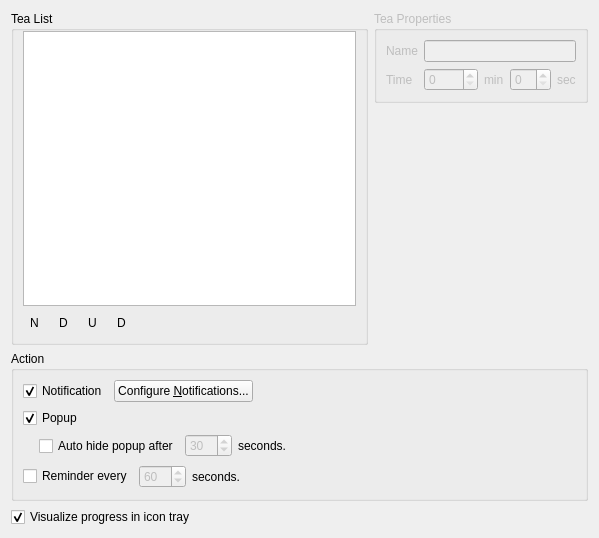
<ui version="4.0" >
 <author>Stefan Böhmann</author>
 <class>SettingsWidget</class>
 <widget class="QWidget" name="SettingsWidget" >
  <property name="geometry" >
   <rect>
    <x>0</x>
    <y>0</y>
    <width>599</width>
    <height>538</height>
   </rect>
  </property>
  <layout class="QGridLayout" >
   <item rowspan="2" row="0" column="0" >
    <widget class="KButtonGroup" name="kbuttongroup1" >
     <property name="title" >
      <string>Tea List</string>
     </property>
     <layout class="QVBoxLayout" >
      <property name="topMargin" >
       <number>0</number>
      </property>
      <item>
       <widget class="QTreeView" name="tealistTreeView" >
        <property name="rootIsDecorated" >
         <bool>false</bool>
        </property>
        <property name="itemsExpandable" >
         <bool>false</bool>
        </property>
       </widget>
      </item>
      <item>
       <layout class="QHBoxLayout" >
        <item>
         <widget class="QToolButton" name="newButton" >
          <property name="text" >
           <string>N</string>
          </property>
          <property name="icon" >
           <iconset/>
          </property>
          <property name="autoRaise" >
           <bool>true</bool>
          </property>
         </widget>
        </item>
        <item>
         <widget class="QToolButton" name="removeButton" >
          <property name="enabled" >
           <bool>true</bool>
          </property>
          <property name="text" >
           <string>D</string>
          </property>
          <property name="autoRaise" >
           <bool>true</bool>
          </property>
         </widget>
        </item>
        <item>
         <widget class="QToolButton" name="upButton" >
          <property name="enabled" >
           <bool>true</bool>
          </property>
          <property name="text" >
           <string>U</string>
          </property>
          <property name="autoRaise" >
           <bool>true</bool>
          </property>
         </widget>
        </item>
        <item>
         <widget class="QToolButton" name="downButton" >
          <property name="enabled" >
           <bool>true</bool>
          </property>
          <property name="autoFillBackground" >
           <bool>false</bool>
          </property>
          <property name="text" >
           <string>D</string>
          </property>
          <property name="icon" >
           <iconset/>
          </property>
          <property name="autoRaise" >
           <bool>true</bool>
          </property>
         </widget>
        </item>
        <item>
         <spacer>
          <property name="orientation" >
           <enum>Qt::Horizontal</enum>
          </property>
          <property name="sizeHint" >
           <size>
            <width>1</width>
            <height>20</height>
           </size>
          </property>
         </spacer>
        </item>
       </layout>
      </item>
     </layout>
    </widget>
   </item>
   <item row="0" column="1" >
    <widget class="QGroupBox" name="teaPropertiesGroup" >
     <property name="enabled" >
      <bool>false</bool>
     </property>
     <property name="title" >
      <string>Tea Properties</string>
     </property>
     <layout class="QGridLayout" >
      <item row="0" column="0" >
       <widget class="QLabel" name="label" >
        <property name="text" >
         <string>Name</string>
        </property>
       </widget>
      </item>
      <item row="0" column="1" colspan="4" >
       <widget class="QLineEdit" name="teaNameEdit" >
        <property name="enabled" >
         <bool>false</bool>
        </property>
       </widget>
      </item>
      <item row="1" column="0" >
       <widget class="QLabel" name="label_7" >
        <property name="text" >
         <string>Time</string>
        </property>
       </widget>
      </item>
      <item row="1" column="1" >
       <widget class="QSpinBox" name="minutesSpin" >
        <property name="enabled" >
         <bool>false</bool>
        </property>
        <property name="maximum" >
         <number>1440</number>
        </property>
       </widget>
      </item>
      <item row="1" column="2" >
       <widget class="QLabel" name="label_3" >
        <property name="text" >
         <string>min</string>
        </property>
       </widget>
      </item>
      <item row="1" column="3" >
       <widget class="QSpinBox" name="secondsSpin" >
        <property name="enabled" >
         <bool>false</bool>
        </property>
        <property name="maximum" >
         <number>59</number>
        </property>
       </widget>
      </item>
      <item row="1" column="4" >
       <widget class="QLabel" name="label_4" >
        <property name="text" >
         <string>sec</string>
        </property>
       </widget>
      </item>
     </layout>
    </widget>
   </item>
   <item row="1" column="1" >
    <spacer>
     <property name="orientation" >
      <enum>Qt::Vertical</enum>
     </property>
     <property name="sizeHint" >
      <size>
       <width>21</width>
       <height>81</height>
      </size>
     </property>
    </spacer>
   </item>
   <item row="2" column="0" colspan="2" >
    <widget class="KButtonGroup" name="kbuttongroup2" >
     <property name="title" >
      <string>Action</string>
     </property>
     <layout class="QVBoxLayout" >
      <item>
       <layout class="QHBoxLayout" >
        <item>
         <widget class="QCheckBox" name="notificationCheckBox" >
          <property name="text" >
           <string>Notification</string>
          </property>
          <property name="checked" >
           <bool>true</bool>
          </property>
         </widget>
        </item>
        <item>
         <widget class="KPushButton" name="notificationButton" >
          <property name="enabled" >
           <bool>true</bool>
          </property>
          <property name="text" >
           <string>Configure &amp;Notifications...</string>
          </property>
          <property name="default" >
           <bool>false</bool>
          </property>
          <property name="flat" >
           <bool>false</bool>
          </property>
         </widget>
        </item>
        <item>
         <spacer>
          <property name="orientation" >
           <enum>Qt::Horizontal</enum>
          </property>
          <property name="sizeHint" >
           <size>
            <width>1</width>
            <height>20</height>
           </size>
          </property>
         </spacer>
        </item>
       </layout>
      </item>
      <item>
       <widget class="QCheckBox" name="popupCheckBox" >
        <property name="text" >
         <string>Popup</string>
        </property>
        <property name="checked" >
         <bool>true</bool>
        </property>
       </widget>
      </item>
      <item>
       <layout class="QHBoxLayout" >
        <item>
         <spacer>
          <property name="orientation" >
           <enum>Qt::Horizontal</enum>
          </property>
          <property name="sizeType" >
           <enum>QSizePolicy::Fixed</enum>
          </property>
          <property name="sizeHint" >
           <size>
            <width>16</width>
            <height>20</height>
           </size>
          </property>
         </spacer>
        </item>
        <item>
         <widget class="QCheckBox" name="autohideCheckBox" >
          <property name="enabled" >
           <bool>true</bool>
          </property>
          <property name="text" >
           <string>Auto hide popup after</string>
          </property>
          <property name="checked" >
           <bool>false</bool>
          </property>
         </widget>
        </item>
        <item>
         <widget class="QSpinBox" name="autohideSpinBox" >
          <property name="enabled" >
           <bool>false</bool>
          </property>
          <property name="minimum" >
           <number>1</number>
          </property>
          <property name="maximum" >
           <number>300</number>
          </property>
          <property name="value" >
           <number>30</number>
          </property>
         </widget>
        </item>
        <item>
         <widget class="QLabel" name="label_6" >
          <property name="text" >
           <string>seconds.</string>
          </property>
         </widget>
        </item>
        <item>
         <spacer>
          <property name="orientation" >
           <enum>Qt::Horizontal</enum>
          </property>
          <property name="sizeHint" >
           <size>
            <width>151</width>
            <height>24</height>
           </size>
          </property>
         </spacer>
        </item>
       </layout>
      </item>
      <item>
       <layout class="QHBoxLayout" >
        <item>
         <widget class="QCheckBox" name="reminderCheckBox" >
          <property name="text" >
           <string>Reminder every</string>
          </property>
         </widget>
        </item>
        <item>
         <widget class="QSpinBox" name="reminderSpinBox" >
          <property name="enabled" >
           <bool>false</bool>
          </property>
          <property name="minimum" >
           <number>1</number>
          </property>
          <property name="maximum" >
           <number>300</number>
          </property>
          <property name="value" >
           <number>60</number>
          </property>
         </widget>
        </item>
        <item>
         <widget class="QLabel" name="label_9" >
          <property name="text" >
           <string>seconds.</string>
          </property>
         </widget>
        </item>
        <item>
         <spacer>
          <property name="orientation" >
           <enum>Qt::Horizontal</enum>
          </property>
          <property name="sizeHint" >
           <size>
            <width>181</width>
            <height>25</height>
           </size>
          </property>
         </spacer>
        </item>
       </layout>
      </item>
      <item>
       <layout class="QHBoxLayout" />
      </item>
     </layout>
    </widget>
   </item>
   <item row="3" column="0" colspan="2" >
    <widget class="QCheckBox" name="visualizeCheckBox" >
     <property name="text" >
      <string>Visualize progress in icon tray</string>
     </property>
     <property name="checked" >
      <bool>true</bool>
     </property>
    </widget>
   </item>
  </layout>
 </widget>
 <customwidgets>
  <customwidget>
   <class>KButtonGroup</class>
   <extends>QGroupBox</extends>
   <header>kbuttongroup.h</header>
   <container>1</container>
  </customwidget>
  <customwidget>
   <class>KPushButton</class>
   <extends>QPushButton</extends>
   <header>kpushbutton.h</header>
  </customwidget>
 </customwidgets>
 <includes/>
 <resources/>
 <connections>
  <connection>
   <sender>notificationCheckBox</sender>
   <signal>toggled(bool)</signal>
   <receiver>notificationButton</receiver>
   <slot>setEnabled(bool)</slot>
   <hints>
    <hint type="sourcelabel" >
     <x>88</x>
     <y>303</y>
    </hint>
    <hint type="destinationlabel" >
     <x>314</x>
     <y>300</y>
    </hint>
   </hints>
  </connection>
  <connection>
   <sender>autohideCheckBox</sender>
   <signal>toggled(bool)</signal>
   <receiver>autohideSpinBox</receiver>
   <slot>setEnabled(bool)</slot>
   <hints>
    <hint type="sourcelabel" >
     <x>222</x>
     <y>368</y>
    </hint>
    <hint type="destinationlabel" >
     <x>283</x>
     <y>367</y>
    </hint>
   </hints>
  </connection>
  <connection>
   <sender>reminderCheckBox</sender>
   <signal>toggled(bool)</signal>
   <receiver>reminderSpinBox</receiver>
   <slot>setEnabled(bool)</slot>
   <hints>
    <hint type="sourcelabel" >
     <x>108</x>
     <y>401</y>
    </hint>
    <hint type="destinationlabel" >
     <x>217</x>
     <y>400</y>
    </hint>
   </hints>
  </connection>
 </connections>
</ui>
